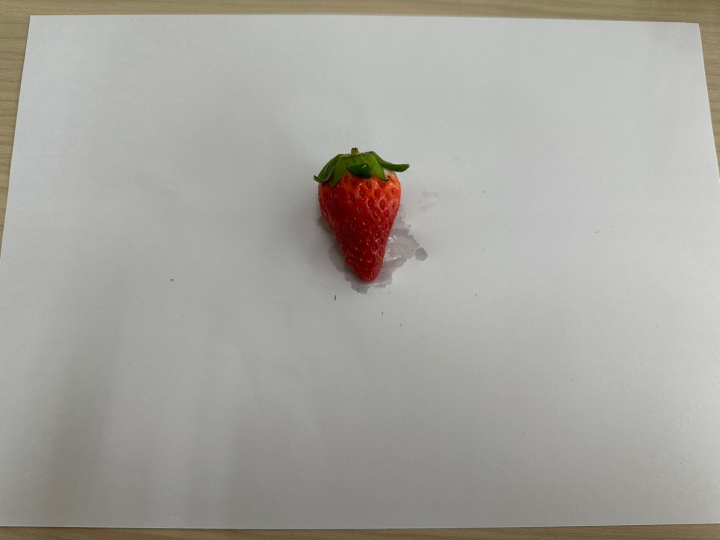
#> input picture test_images/061.jpg, 1440 x 1080 px (shown at 1/2 size)
$ python -i make_crops.py   (imports and definitions only)
#> lines starting #> are read from the running program, lines starting #| are printed output that depends on the picture; after the words box and inside, x2 and y2 are one past the last pixel; in counts of white or black regions, pixels touching at a corner belong together
### config.py
"""SugAI 실행 설정.

경로·장치·외부 서버 설정을 한곳에 모았습니다. 거의 모든 값은 환경변수로 덮어쓸 수
있으므로, 다른 장비로 옮길 때 소스를 고치지 않고 환경변수만 바꾸면 됩니다.

    export SUGAI_SERIAL_PORT=/dev/ttyUSB0
    export SUGAI_SPRING_BASE_URL=http://10.0.0.5:8080
    export SUGAI_SPRING_PASSWORD=...

프로젝트 경로는 이 파일의 위치에서 계산합니다. 따라서 저장소를 어디에 clone해도
그대로 동작하며, 예전처럼 ``~/brixproject``에 두어야 할 필요가 없습니다.

server/, brix_model/, yolov5/ 안의 스크립트는 다음과 같이 이 모듈을 불러옵니다.

    import sys
    from pathlib import Path
    sys.path.insert(0, str(Path(__file__).resolve().parents[1]))
    import config
"""

import os
import sys
from pathlib import Path


def _env(name, default):
    """``SUGAI_`` 환경변수를 읽습니다. 비어 있으면 기본값을 씁니다."""
    return os.environ.get("SUGAI_" + name) or default


def _env_float(name, default):
    raw = os.environ.get("SUGAI_" + name)
    return float(raw) if raw else default


def _env_int(name, default):
    raw = os.environ.get("SUGAI_" + name)
    return int(raw) if raw else default


# ===============================
# 1) 경로
# ===============================
#: 저장소 루트. SUGAI_HOME으로 덮어쓸 수 있습니다.
PROJECT_ROOT = Path(_env("HOME_DIR", Path(__file__).resolve().parent)).expanduser()

YOLO_DIR = PROJECT_ROOT / "yolov5"
BRIX_MODEL_DIR = PROJECT_ROOT / "brix_model"

#: 검출 스크립트가 crop한 과일 이미지를 쌓아 두는 곳. END 시 비워집니다.
CAPTURES_DIR = Path(_env("CAPTURES_DIR", PROJECT_ROOT / "captures")).expanduser()

#: 이 파일이 만들어지면 검출 루프가 스스로 빠져나옵니다 (graceful stop 신호).
STOPFILE = Path(_env("STOPFILE", PROJECT_ROOT / "stop_detect")).expanduser()

#: 과일 검출 스크립트와 그 가중치. best.pt는 저장소에 포함되지 않으므로 따로 받아야 합니다.
DETECT_SCRIPT = YOLO_DIR / "detect_fruit.py"
DETECT_WEIGHTS = Path(_env("DETECT_WEIGHTS", YOLO_DIR / "best.pt")).expanduser()

#: 당도 회귀 앙상블 가중치 (fold 5개).
BRIX_WEIGHT_GLOB = _env(
    "BRIX_WEIGHT_GLOB", str(BRIX_MODEL_DIR / "best_model(Regressor)_fold*.pth")
)


# ===============================
# 2) 카메라 · 검출
# ===============================
#: Jetson CSI 카메라용 GStreamer 파이프라인. USB 웹캠이면 "0", 영상 파일이면 그 경로.
JETSON_CAMERA_PIPELINE = (
    "nvarguscamerasrc ! video/x-raw(memory:NVMM), width=640, height=480, framerate=30/1 "
    "! nvvidconv ! video/x-raw, format=BGRx ! videoconvert ! video/x-raw, format=BGR ! appsink"
)
CAMERA_SOURCE = _env("CAMERA_SOURCE", JETSON_CAMERA_PIPELINE)

DETECT_IMG_SIZE = _env_int("DETECT_IMG_SIZE", 640)
DETECT_CONF_THRES = _env_float("DETECT_CONF_THRES", 0.6)
DETECT_MAX_DET = _env_int("DETECT_MAX_DET", 50)
#: True면 검출 화면을 띄웁니다. 디스플레이가 없는 환경에서는 꺼야 합니다.
DETECT_VIEW_IMG = _env("DETECT_VIEW_IMG", "1") not in ("0", "false", "False")
#: FP16 추론. Jetson GPU에서만 의미가 있습니다.
DETECT_HALF = _env("DETECT_HALF", "1") not in ("0", "false", "False")


# ===============================
# 3) 아두이노 시리얼
# ===============================
SERIAL_PORT = _env("SERIAL_PORT", "COM3" if sys.platform.startswith("win") else "/dev/ttyACM0")
SERIAL_BAUD = _env_int("SERIAL_BAUD", 9600)
#: 포트를 열면 아두이노가 리셋되므로 그만큼 기다립니다.
SERIAL_RESET_WAIT = _env_float("SERIAL_RESET_WAIT", 2.0)

#: 펌웨어와 맞춰야 하는 명령 규약.
GRADES = ("S", "A", "B", "C")
CONVEYOR_START_CMD = "1"
CONVEYOR_STOP_CMD = "0"

#: 등급 큐에서 한 개를 꺼내 선별 명령을 보내는 간격(초).
#: 컨베이어 속도와 선별기 위치에 맞춰 조정합니다.
QUEUE_POLL_INTERVAL = _env_float("QUEUE_POLL_INTERVAL", 7.0)


# ===============================
# 4) 로컬 FastAPI
# ===============================
LOCAL_API_HOST = _env("LOCAL_API_HOST", "0.0.0.0")
LOCAL_API_PORT = _env_int("LOCAL_API_PORT", 8000)
#: 제어 코드가 집계 결과를 POST하는 로컬 주소.
LOCAL_INSPECTION_URL = "http://localhost:{}/send-inspection".format(LOCAL_API_PORT)

#: 검사 대상 과일 종류 ID (Spring 서버의 fruitType과 맞춰야 합니다).
FRUIT_TYPE_ID = _env_int("FRUIT_TYPE_ID", 1)


# ===============================
# 5) 외부 Spring 서버
# ===============================
SPRING_BASE_URL = _env("SPRING_BASE_URL", "http://13.125.20.176:8080")
SPRING_LOGIN_URL = "{}/auth/login".format(SPRING_BASE_URL)
SPRING_INSPECTION_URL = "{}/inspections".format(SPRING_BASE_URL)

#: 연동 계정. 운영 환경에서는 반드시 환경변수로 넘기세요.
SPRING_USERNAME = _env("SPRING_USERNAME", "test1")
SPRING_PASSWORD = _env("SPRING_PASSWORD", "1234")

HTTP_TIMEOUT = _env_float("HTTP_TIMEOUT", 5.0)
#> further down, picture is the input picture: shape (1080, 1440, 3); mean B, G, R 159.5, 164.8, 166.8

### brix_model/make_crops.py
"""학습 이미지에서 딸기 박스 crop을 뽑아 학습용 데이터셋을 만듭니다.

    python make_crops.py [--src ../train_images] [--out ../data/crops]

왜 필요한가
-----------
원본 학습 이미지는 흰 종이 위에 딸기 한 알을 놓고 찍은 전체 사진이라, 딸기가
프레임의 약 1%만 차지합니다. 반면 운영 중에 모델이 받는 입력은 ``detect_fruit.py``가
YOLO 박스로 잘라낸 crop이라 딸기가 프레임의 60% 이상을 차지합니다.

이 차이 때문에 전체 사진으로 학습한 모델은 운영 입력에서 예측이 포화합니다.
이 스크립트는 학습 데이터를 운영 입력과 같은 모양으로 맞춰 줍니다.

딸기 검출에는 YOLO 대신 HSV 빨강 마스크를 씁니다. 배경이 흰 종이로 단순해서
충분히 안정적이고, 검출 가중치(best.pt) 없이도 돌릴 수 있기 때문입니다.
"""

import argparse
import csv
import sys
from pathlib import Path

import cv2
import numpy as np

sys.path.insert(0, str(Path(__file__).resolve().parents[1]))
import config  # noqa: E402

#: 빨강은 Hue 0 근처에서 한 바퀴 돌기 때문에 두 구간을 따로 잡아 합칩니다.
_RED_LOW = ((0, 70, 50), (12, 255, 255))
_RED_HIGH = ((168, 70, 50), (179, 255, 255))

#: 박스를 이 비율만큼 넓혀 꼭지와 윤곽이 잘리지 않게 합니다.
BOX_MARGIN = 0.12
#: 마스크가 이 비율보다 작으면 검출 실패로 봅니다.
MIN_AREA_RATIO = 0.0002


def find_strawberry(bgr):
    """가장 큰 빨간 덩어리의 바운딩 박스 ``(x0, y0, x1, y1)``. 못 찾으면 ``None``."""
    hsv = cv2.cvtColor(bgr, cv2.COLOR_BGR2HSV)
#> hsv: shape (1080, 1440, 3); mean H, S, V 33.1, 15.7, 167.5
    mask = cv2.inRange(hsv, *_RED_LOW) | cv2.inRange(hsv, *_RED_HIGH)
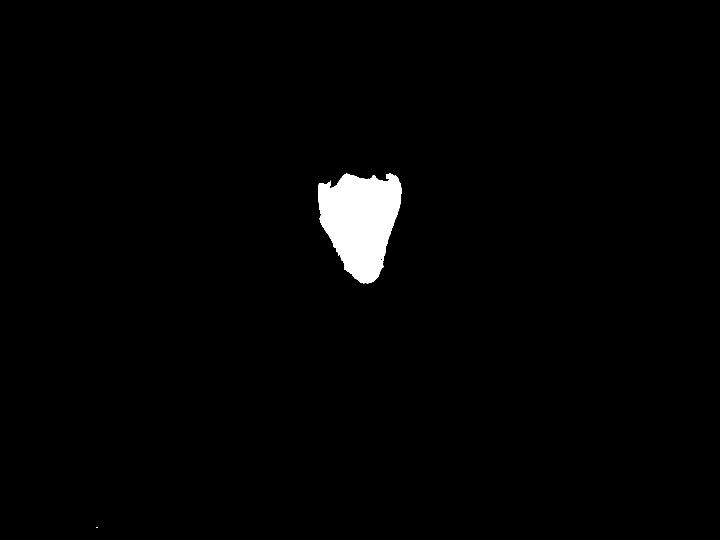
#> mask: shape (1080, 1440) (shown at 1/2 size); 1.6% white; 2 white regions (1 under 20 px), largest, box (x1, y1, x2, y2) and area: (636, 346, 803, 567) 25366

    # 잡티를 지우고(OPEN) 과육 내부의 구멍을 메웁니다(CLOSE).
    kernel = cv2.getStructuringElement(cv2.MORPH_ELLIPSE, (7, 7))
    mask = cv2.morphologyEx(mask, cv2.MORPH_OPEN, kernel)
#> mask: shape (1080, 1440); 1.6% white; 1 white region, box (x1, y1, x2, y2) and area: (636, 347, 803, 567) 25282
    mask = cv2.morphologyEx(mask, cv2.MORPH_CLOSE, kernel)
#> mask: shape (1080, 1440); 1.6% white; 1 white region, box (x1, y1, x2, y2) and area: (636, 347, 803, 567) 25332

    count, labels, stats, _ = cv2.connectedComponentsWithStats(mask, 8)
#> count = 2; stats = [[0, 0, 1440, 1080, 1529868], [636, 347, 167, 220, 25332]]
    if count <= 1:
        return None
    biggest = 1 + int(np.argmax(stats[1:, cv2.CC_STAT_AREA]))
#> biggest = 1
    if stats[biggest, cv2.CC_STAT_AREA] < MIN_AREA_RATIO * bgr.shape[0] * bgr.shape[1]:
        return None

    x, y, w, h = (stats[biggest, c] for c in
                  (cv2.CC_STAT_LEFT, cv2.CC_STAT_TOP, cv2.CC_STAT_WIDTH, cv2.CC_STAT_HEIGHT))
#> x = 636; y = 347; w = 167; h = 220
    mx, my = int(w * BOX_MARGIN), int(h * BOX_MARGIN)
#> mx = 20; my = 26
    return (max(0, x - mx), max(0, y - my),
            min(bgr.shape[1], x + w + mx), min(bgr.shape[0], y + h + my))


# [66 lines left out: functions crop_strawberry, main, not called in this run]


# [2 lines not run here, left out]

>>> import cv2
>>> picture = cv2.imread('../test_images/061.jpg')
>>> result = find_strawberry(picture)
#> result = (616, 321, 823, 593)

$ run again, on test_images/064.jpg
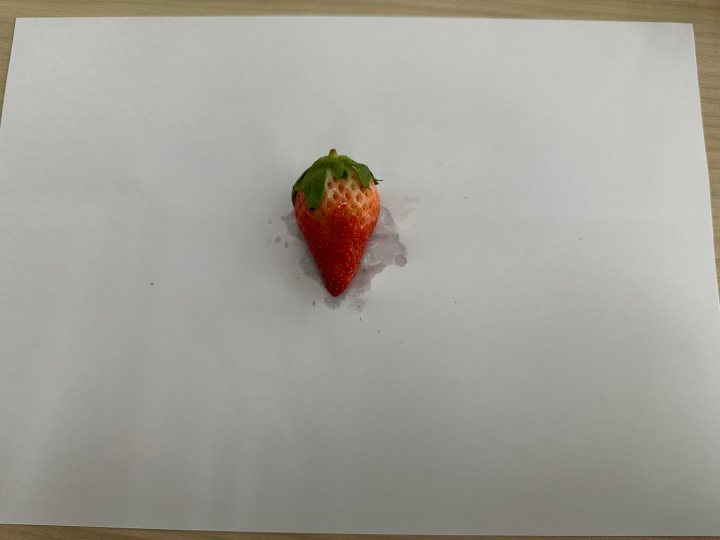
#> input picture test_images/064.jpg, 1440 x 1080 px (shown at 1/2 size)
#> picture is the input picture: shape (1080, 1440, 3); mean B, G, R 153, 160.5, 162.7
#> hsv: shape (1080, 1440, 3); mean H, S, V 29.7, 19.3, 163.2
#> in find_strawberry, `mask = cv2.inRange(hsv, *_RED_LOW) | cv2.inRange(hsv, *_RED_HIGH)`:
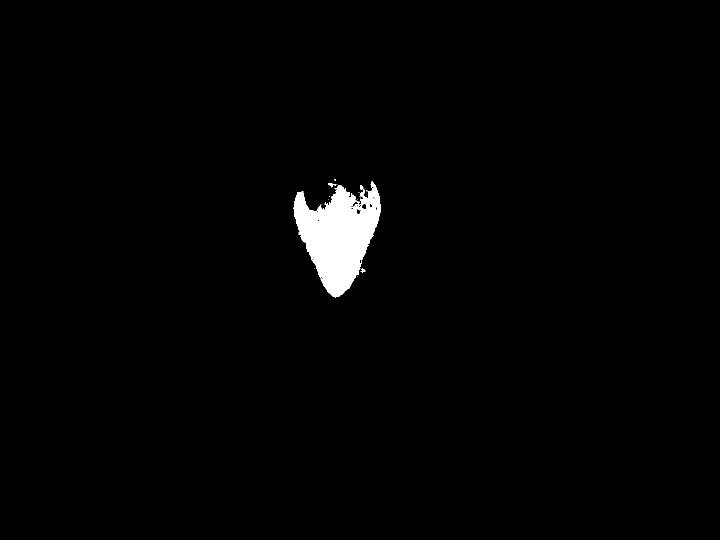
#> mask: shape (1080, 1440) (shown at 1/2 size); 1.5% white; 15 white regions (12 under 20 px), largest, box (x1, y1, x2, y2) and area: (587, 363, 762, 595) 23062, (657, 366, 673, 375) 61, (721, 537, 731, 546) 39
#> labels: shape (1080, 1440) int32; 3 distinct labels, from 0 to 2
#> count = 3; stats = [[0, 0, 1440, 1080, 1532468], [742, 366, 7, 7, 33], [587, 370, 175, 225, 22699]]
#> biggest = 2
#> x = 587; y = 370; w = 175; h = 225
#> mx = 21; my = 27
#> result = (566, 343, 783, 622)

$ run again, on test_images/065.jpg
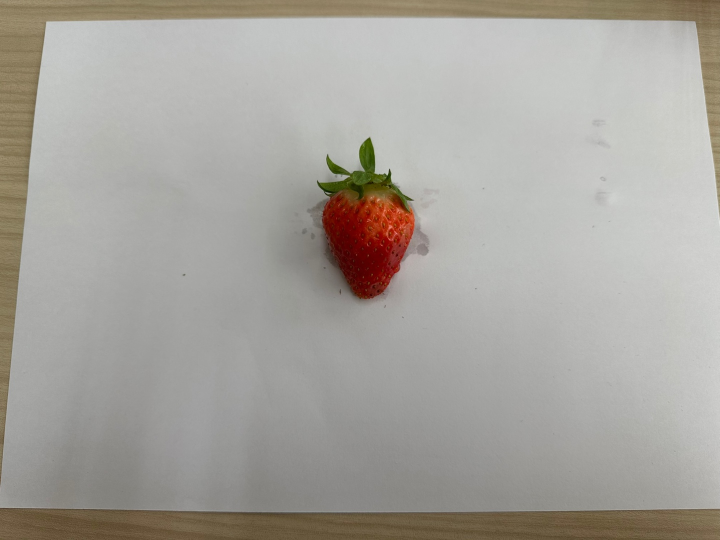
#> input picture test_images/065.jpg, 1440 x 1080 px (shown at 1/2 size)
#> picture is the input picture: shape (1080, 1440, 3); mean B, G, R 157, 163.3, 166.6
#> hsv: shape (1080, 1440, 3); mean H, S, V 30.3, 20.1, 167.1
#> in find_strawberry, `mask = cv2.inRange(hsv, *_RED_LOW) | cv2.inRange(hsv, *_RED_HIGH)`:
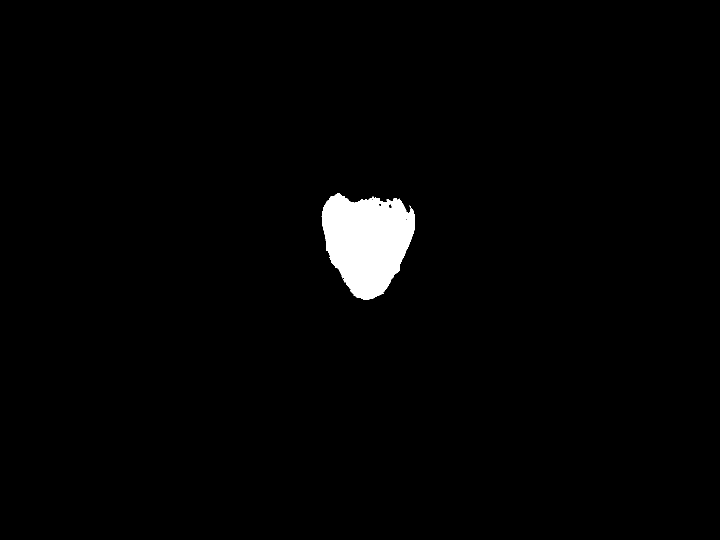
#> mask: shape (1080, 1440) (shown at 1/2 size); 1.8% white; 1 white region, box (x1, y1, x2, y2) and area: (643, 386, 830, 600) 27951
#> labels: shape (1080, 1440) int32; values 0 (black) and 1 (white), 1.8% white; 1 white region, box (x1, y1, x2, y2) and area: (644, 387, 830, 599) 27850
#> count = 2; stats = [[0, 0, 1440, 1080, 1527350], [644, 387, 186, 212, 27850]]
#> biggest = 1
#> x = 644; y = 387; w = 186; h = 212
#> mx = 22; my = 25
#> result = (622, 362, 852, 624)
